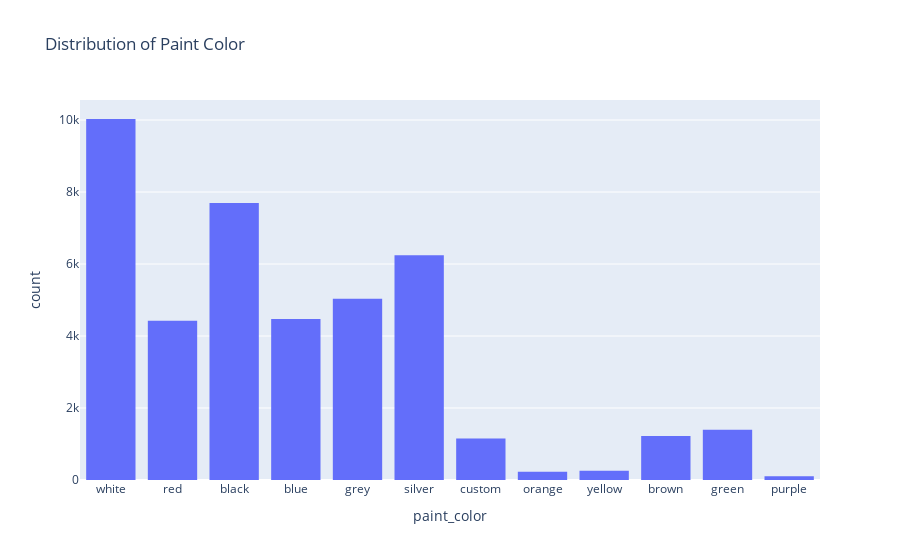

Here is the notebook cell this chart was saved with:
### Code cell
# Histogram 1: distribution of Paint Color
fig1 = px.histogram(df, x="paint_color", title="Distribution of Paint Color")
fig1.show()

### Figure 1 — Plotly figure (JSON) as saved in the notebook; plotly's stock layout.template omitted (floating-point values rounded to 4 significant figures; data arrays with more than 128 entries replaced by an {"elided": "..."} marker saying what was removed)
{"data": [{"bingroup": "x", "hovertemplate": "paint_color=%{x}<br>count=%{y}<extra></extra>", "legendgroup": "", "marker": {"color": "#636efa", "pattern": {"shape": ""}}, "name": "", "orientation": "v", "showlegend": false, "type": "histogram", "x": {"elided": "51525 str values"}, "xaxis": "x", "yaxis": "y"}], "layout": {"barmode": "relative", "legend": {"tracegroupgap": 0}, "title": {"text": "Distribution of Paint Color"}, "xaxis": {"anchor": "y", "domain": [0, 1], "title": {"text": "paint_color"}}, "yaxis": {"anchor": "x", "domain": [0, 1], "title": {"text": "count"}}}}
